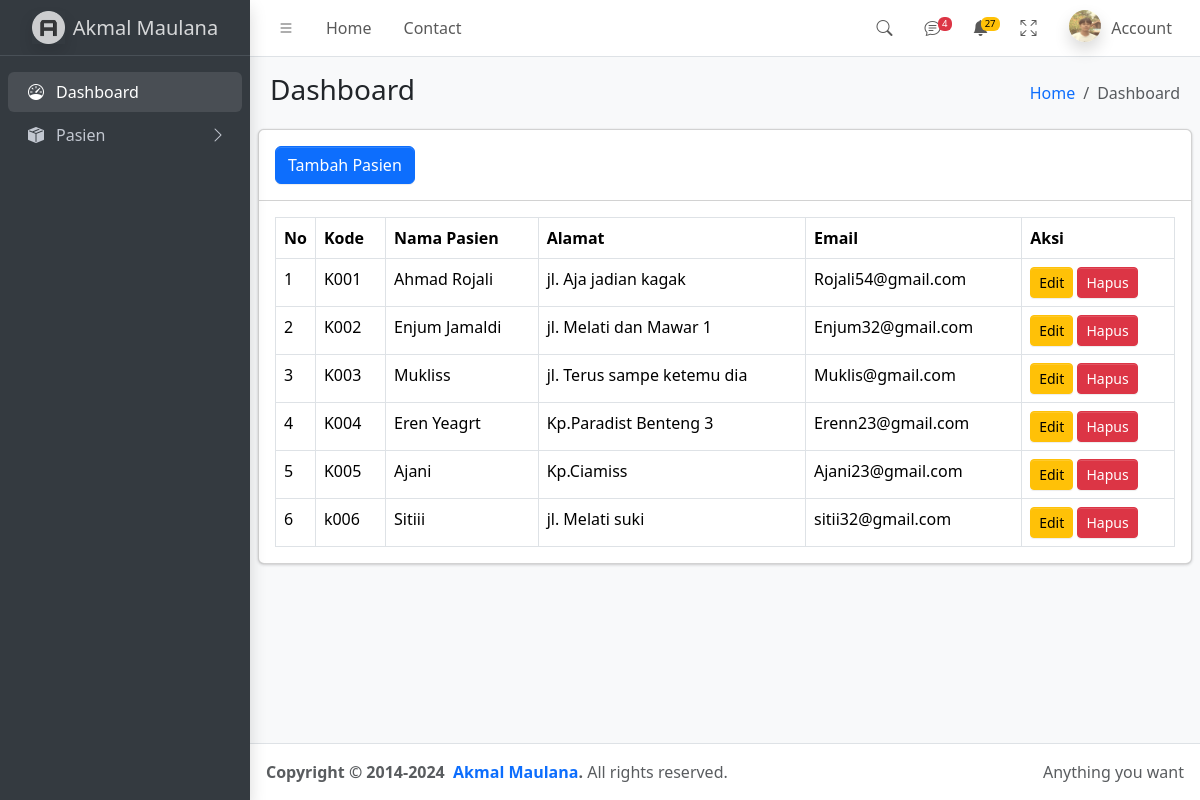
/TugasProjectUTS/data_pasien.php, run on the app's committed database.
### tables this page shows
CREATE TABLE `pasien` (
  `id` int(11) NOT NULL,
  `kode` varchar(8) NOT NULL,
  `nama` varchar(80) NOT NULL,
  `tmp_lahir` varchar(50) NOT NULL,
  `tgl_lahir` date NOT NULL,
  `gender` enum('L','P') NOT NULL,
  `idkelurahan` int(11) DEFAULT NULL,
  `email` varchar(80) NOT NULL,
  `alamat` text NOT NULL
);

### TugasProjectUTS/data_pasien.php (the view)
<?php
                include_once 'top.php';
                require_once 'dbkoneksi.php';
                $rows = $dbh->query("SELECT * FROM pasien")->fetchAll(PDO::FETCH_ASSOC);
        ?>
    <div class="app-wrapper">
      <nav class="app-header navbar navbar-expand bg-body">
       <?php include_once 'menu.php'; ?>
      </nav>
      <aside class="app-sidebar bg-body-secondary shadow" data-bs-theme="dark">
        <div class="sidebar-brand">
          <a href="./index.html" class="brand-link">
            <img
              src="./dist/assets/img/AdminLTELogo.png"
              alt="AdminLTE Logo"
              class="brand-image opacity-75 shadow"
            />
            <span class="brand-text fw-light">Akmal Maulana</span>
          </a>
        </div>
        <div class="sidebar-wrapper">
          <?php include_once 'sidebar.php'; ?>
        </div>
      </aside>
      <main class="app-main">
        <div class="app-content-header">
          <div class="container-fluid">
            <div class="row">
              <div class="col-sm-6"><h3 class="mb-0">Dashboard</h3></div>
              <div class="col-sm-6">
                <ol class="breadcrumb float-sm-end">
                  <li class="breadcrumb-item"><a href="index.php">Home</a></li>
                  <li class="breadcrumb-item active" aria-current="page">Dashboard</li>
                </ol>
              </div>
            </div>
          </div>
        </div>
        <div class="app-content">
          <div class="row">
              <div class="col-md-12">
                <div class="card mb-4">
                  <div class="card-header"><a href="form_pasien.php" class="btn btn-primary">Tambah Pasien</a></div>
                  <div class="card-body">
                    <table class="table table-bordered">
                      <thead>
                        <tr>
                          <th style="width: 10px">No</th>
                          <th>Kode</th>
                          <th>Nama Pasien</th>
                          <th>Alamat</th>
                          <th>Email</th>
                          <th>Aksi</th>
                        </tr>
                      </thead>
                      <tbody>
                      <?php
                        $no = 1;
                        foreach ($rows as $row):
                        ?>
                        <tr>
                            <td><?= $no++; ?></td>
                            <td><?= $row['kode']; ?></td>
                            <td><?= $row['nama']; ?></td>
                            <td><?= $row['alamat']; ?></td>
                            <td><?= $row['email']; ?></td>
                            <td>
                            <a href="form_pasien.php?id=<?= $row['id'] ?>" class="btn btn-warning btn-sm">Edit</a>
                            <a href="proses_pasien.php?proses=Hapus&idx=<?= $row['id'] ?>" class="btn btn-danger btn-sm" onclick="return confirm('Yakin ingin menghapus?')">Hapus</a>
                            </td>
                        </tr>
                        <?php endforeach; ?>
                      </tbody>
                    </table>
                  </div>
        </div>
      </main>
      <footer class="app-footer">
        <div class="float-end d-none d-sm-inline">Anything you want</div>
        <strong>
          Copyright &copy; 2014-2024&nbsp;
          <a href="https://github.com/Mwlnnaa" class="text-decoration-none">Akmal Maulana</a>.
        </strong>
        All rights reserved.
      </footer>
<?php include 'bottom.php'; ?>

### TugasProjectUTS/top.php (shortened to what this page needs)
<!doctype html>
<html lang="en">
  <head>
    <link
      rel="stylesheet"
      href="https://cdn.jsdelivr.net/npm/@fontsource/source-sans-3@5.0.12/index.css"
    />
    <link
      rel="stylesheet"
      href="https://cdn.jsdelivr.net/npm/overlayscrollbars@2.10.1/styles/overlayscrollbars.min.css"
    />
    <link
      rel="stylesheet"
      href="https://cdn.jsdelivr.net/npm/bootstrap-icons@1.11.3/font/bootstrap-icons.min.css"
    />
    <link rel="stylesheet" href="dist/css/adminlte.css" />
    <link
      rel="stylesheet"
      href="https://cdn.jsdelivr.net/npm/apexcharts@3.37.1/dist/apexcharts.css"
    />
    <link
      rel="stylesheet"
      href="https://cdn.jsdelivr.net/npm/jsvectormap@1.5.3/dist/css/jsvectormap.min.css"
    />
  </head>
  <body class="layout-fixed sidebar-expand-lg bg-body-tertiary">

### TugasProjectUTS/menu.php (shortened to what this page needs)
<div class="container-fluid">
          <ul class="navbar-nav">
            <li class="nav-item">
              <a class="nav-link" data-lte-toggle="sidebar" href="#" role="button">
                <i class="bi bi-list"></i>
              </a>
            </li>
            <li class="nav-item d-none d-md-block"><a href="index.php" class="nav-link">Home</a></li>
            <li class="nav-item d-none d-md-block"><a href="#" class="nav-link">Contact</a></li>
          </ul>
          <ul class="navbar-nav ms-auto">
            <li class="nav-item">
              <a class="nav-link" data-widget="navbar-search" href="#" role="button">
                <i class="bi bi-search"></i>
              </a>
            </li>
            <li class="nav-item dropdown">
              <a class="nav-link" data-bs-toggle="dropdown" href="#">
                <i class="bi bi-chat-text"></i>
                <span class="navbar-badge badge text-bg-danger">4</span>
              </a>
            </li>
            <li class="nav-item dropdown">
              <a class="nav-link" data-bs-toggle="dropdown" href="#">
                <i class="bi bi-bell-fill"></i>
                <span class="navbar-badge badge text-bg-warning">27</span>
              </a>
            </li>
            <li class="nav-item">
              <a class="nav-link" href="#" data-lte-toggle="fullscreen">
                <i data-lte-icon="maximize" class="bi bi-arrows-fullscreen"></i>
              </a>
            </li>
            <li class="nav-item dropdown user-menu">
              <a href="#" class="nav-link dropdown-toggle" data-bs-toggle="dropdown">
                <img
                  src="./dist/assets/img/Frofil.jpg"
                  class="user-image rounded-circle shadow"
                  alt="User Image"
                />
                <span class="d-none d-md-inline">Account </span>
              </a>
            </li>
          </ul>
        </div>

### TugasProjectUTS/sidebar.php (shortened to what this page needs)
<nav class="mt-2">
            <ul
              class="nav sidebar-menu flex-column"
              data-lte-toggle="treeview"
              role="menu"
              data-accordion="false"
            >
              <li class="nav-item">
                <a href="index.php" class="nav-link active">
                <i class="nav-icon bi bi-speedometer"></i>
                <p>Dashboard</p>
                </a>
              </li>
              <li class="nav-item">
                <a href="#" class="nav-link">
                  <i class="nav-icon bi bi-box-seam-fill"></i>
                  <p>
                    Pasien
                  </p>
                </a>
              </li>
            </ul>
          </nav>

### TugasProjectUTS/bottom.php (shortened to what this page needs)
</div>
  </body>
</html>

### data on the page
pasien: kode "K001", nama "Ahmad Rojali", alamat "jl. Aja jadian kagak", email "Rojali54@gmail.com"
pasien: kode "K002", nama "Enjum Jamaldi", alamat "jl. Melati dan Mawar 1", email "Enjum32@gmail.com"
pasien: kode "K003", nama "Mukliss", alamat "jl. Terus sampe ketemu dia", email "Muklis@gmail.com"
pasien: kode "K004", nama "Eren Yeagrt", alamat "Kp.Paradist Benteng 3", email "Erenn23@gmail.com"
pasien: kode "K005", nama "Ajani", alamat "Kp.Ciamiss", email "Ajani23@gmail.com"
pasien: kode "k006", nama "Sitiii", alamat "jl. Melati suki", email "sitii32@gmail.com"
